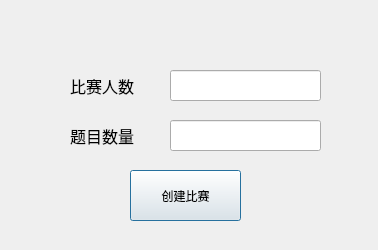
<?xml version="1.0" encoding="UTF-8"?>
<ui version="4.0">
 <class>MkContest</class>
 <widget class="QDialog" name="MkContest">
  <property name="geometry">
   <rect>
    <x>0</x>
    <y>0</y>
    <width>378</width>
    <height>250</height>
   </rect>
  </property>
  <property name="windowTitle">
   <string>Dialog</string>
  </property>
  <widget class="QPushButton" name="createButton">
   <property name="geometry">
    <rect>
     <x>130</x>
     <y>170</y>
     <width>111</width>
     <height>51</height>
    </rect>
   </property>
   <property name="text">
    <string>创建比赛</string>
   </property>
  </widget>
  <widget class="QLabel" name="label">
   <property name="geometry">
    <rect>
     <x>70</x>
     <y>70</y>
     <width>81</width>
     <height>31</height>
    </rect>
   </property>
   <property name="font">
    <font>
     <family>宋体</family>
     <pointsize>12</pointsize>
    </font>
   </property>
   <property name="text">
    <string>比赛人数</string>
   </property>
  </widget>
  <widget class="QLabel" name="label_2">
   <property name="geometry">
    <rect>
     <x>70</x>
     <y>120</y>
     <width>81</width>
     <height>31</height>
    </rect>
   </property>
   <property name="font">
    <font>
     <family>宋体</family>
     <pointsize>12</pointsize>
    </font>
   </property>
   <property name="text">
    <string>题目数量</string>
   </property>
  </widget>
  <widget class="QLineEdit" name="input_players">
   <property name="geometry">
    <rect>
     <x>170</x>
     <y>70</y>
     <width>151</width>
     <height>31</height>
    </rect>
   </property>
   <property name="font">
    <font>
     <family>Segoe UI</family>
     <pointsize>10</pointsize>
     <weight>50</weight>
     <bold>false</bold>
    </font>
   </property>
  </widget>
  <widget class="QLineEdit" name="input_pros">
   <property name="geometry">
    <rect>
     <x>170</x>
     <y>120</y>
     <width>151</width>
     <height>31</height>
    </rect>
   </property>
   <property name="font">
    <font>
     <family>Segoe UI</family>
     <pointsize>10</pointsize>
    </font>
   </property>
  </widget>
 </widget>
 <resources/>
 <connections/>
</ui>
